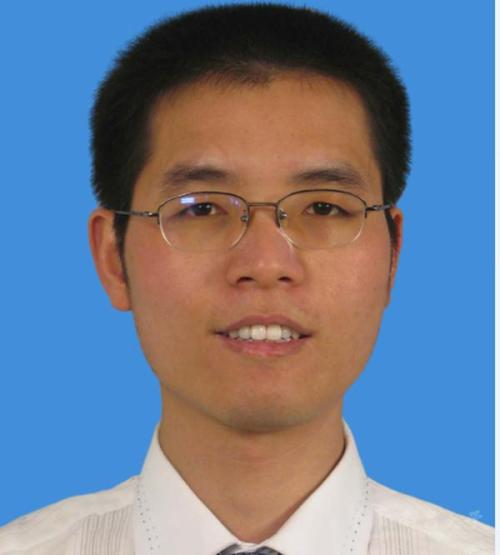
#> input picture images/0804-一寸证件照_50119.jpg, 500 x 555 px
$ python -i ldp.py   (imports and definitions only)
#> lines starting #> are read from the running program, lines starting #| are printed output that depends on the picture
#> further down, picture is the input picture: shape (555, 500, 3); mean B, G, R 146.3, 125.2, 112.2
#!/usr/bin/env python
# coding=utf-8

"""
__title__ = 'ldp'
__author__ = 'apple'
__mtime__ = '2019/1/18'
# code is far away from bugs with the god animal protecting
    I love animals. They taste delicious.
              ┏┓      ┏┓
            ┏┛┻━━━┛┻┓
            ┃      ☃      ┃
            ┃  ┳┛  ┗┳  ┃
            ┃      ┻      ┃
            ┗━┓      ┏━┛
                ┃      ┗━━━┓
                ┃  神兽保佑    ┣┓
                ┃　永无BUG！   ┏┛
                ┗┓┓┏━┳┓┏┛
                  ┃┫┫  ┃┫┫
                  ┗┻┛  ┗┻┛
"""
from __future__ import division
from scipy.ndimage.filters import convolve
import numpy as np, itertools
import cv2


def max_values(a):
    b = []
    b.extend(a)
    a.sort(reverse=True)
    c = [0, 0, 0, 0, 0, 0, 0, 0]
    count = 0
    for i in range(8):
        if a[0] == b[i]:
            c[i] = 1
            count += 1

        if count == 3:
            return (c[0] * 128) + (c[1] * 64) + (c[2] * 32) + (c[3] * 16) + (c[4] * 8) + (c[5] * 4) + (c[6] * 2) + (
                    c[7] * 1)

    for i in range(8):
        if a[0] == a[1]:
            break
        if a[1] == b[i]:
            c[i] = 1
            count += 1

        if count == 3:
            return (c[0] * 128) + (c[1] * 64) + (c[2] * 32) + (c[3] * 16) + (c[4] * 8) + (c[5] * 4) + (c[6] * 2) + (
                    c[7] * 1)

    for i in range(8):
        if a[2] == a[1]:
            break
        if a[2] == b[i]:
            c[i] = 1
            count += 1

        if count == 3:
            return (c[0] * 128) + (c[1] * 64) + (c[2] * 32) + (c[3] * 16) + (c[4] * 8) + (c[5] * 4) + (c[6] * 2) + (
                    c[7] * 1)
    return (c[0] * 128) + (c[1] * 64) + (c[2] * 32) + (c[3] * 16) + (c[4] * 8) + (c[5] * 4) + (c[6] * 2) + (c[7] * 1)


def ldp(img):
    m0 = np.array([[-3, -3, 5], [-3, 0, 5], [-3, -3, 5]])
    m1 = np.array([[-3, 5, 5], [-3, 0, 5], [-3, -3, -3]])
    m2 = np.array([[5, 5, 5], [-3, 0, -3], [-3, -3, -3]])
    m3 = np.array([[5, 5, -3], [5, 0, -3], [-3, -3, -3]])
    m4 = np.array([[5, -3, -3], [5, 0, -3], [5, -3, -3]])
    m5 = np.array([[-3, -3, -3], [5, 0, -3], [5, 5, -3]])
    m6 = np.array([[-3, -3, -3], [-3, 0, -3], [5, 5, 5]])
    m7 = np.array([[-3, -3, -3], [-3, 0, 5], [-3, 5, 5]])

    img0 = cv2.filter2D(img, -1, m0)
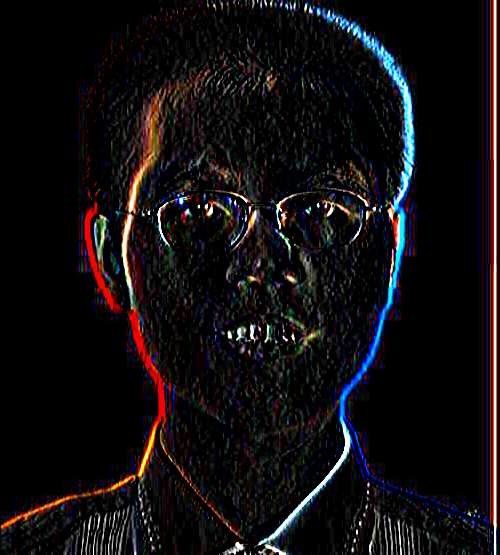
#> img0: shape (555, 500, 3); mean B, G, R 16.4, 14.9, 17.8
    img1 = cv2.filter2D(img, -1, m1)
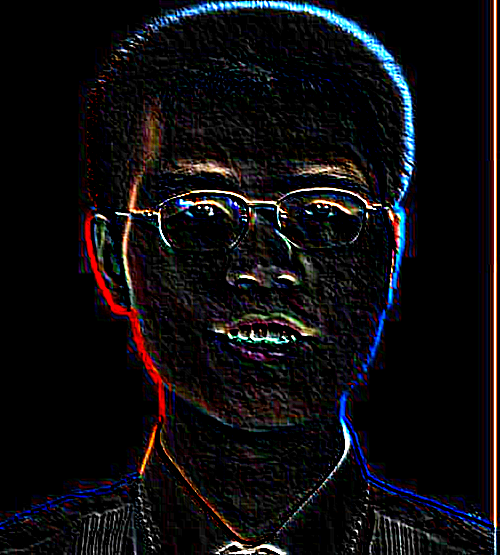
#> img1: shape (555, 500, 3); mean B, G, R 16.7, 14.3, 16.1
    img2 = cv2.filter2D(img, -1, m2)
    img3 = cv2.filter2D(img, -1, m3)
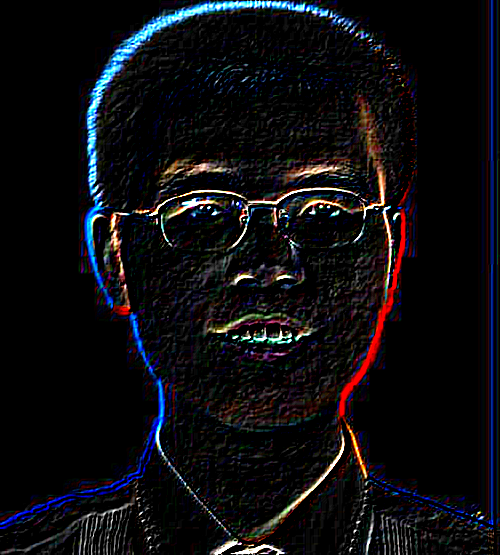
#> img3: shape (555, 500, 3); mean B, G, R 16.8, 13.5, 14
    img4 = cv2.filter2D(img, -1, m4)
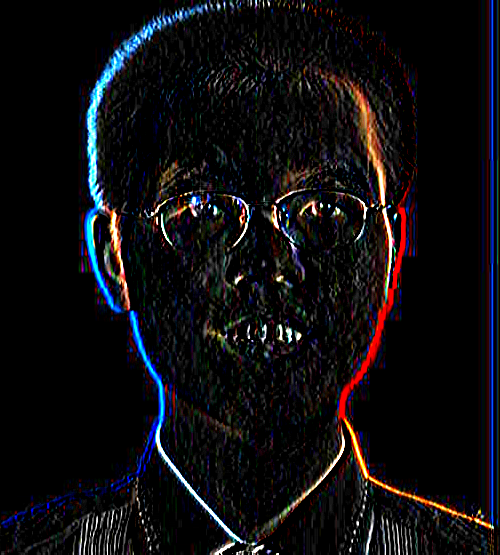
#> img4: shape (555, 500, 3); mean B, G, R 16.7, 14, 15.2
    img5 = cv2.filter2D(img, -1, m5)
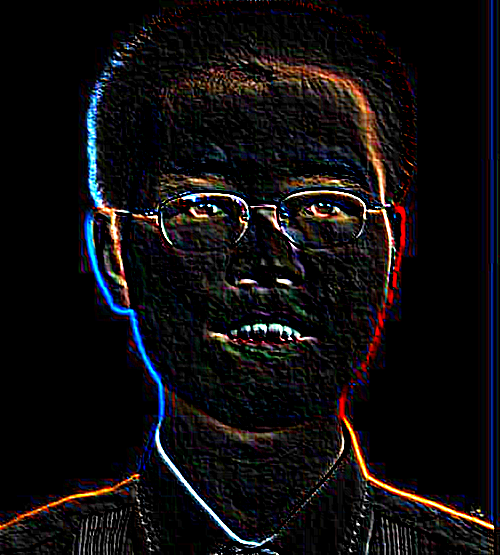
#> img5: shape (555, 500, 3); mean B, G, R 15.7, 14.4, 16.7
    img6 = cv2.filter2D(img, -1, m6)
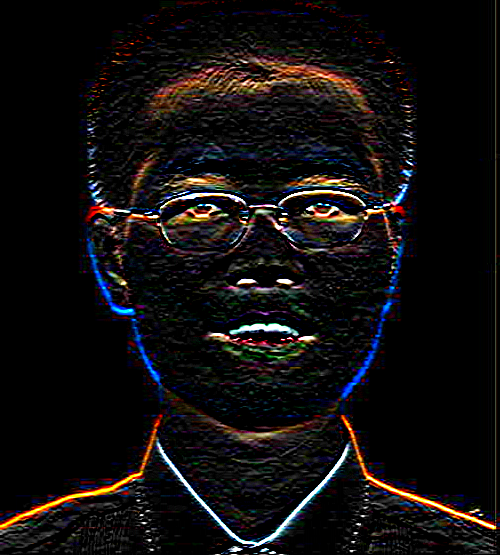
#> img6: shape (555, 500, 3); mean B, G, R 14.9, 14.8, 17.6
    img7 = cv2.filter2D(img, -1, m7)
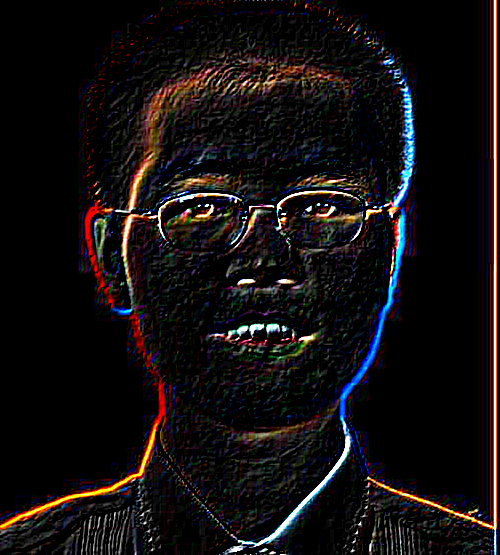
#> img7: shape (555, 500, 3); mean B, G, R 16, 15.7, 19.1

    ldp = np.zeros(img.shape, np.uint8)
#> (the run stopped early here; a loop or call above may not have finished)
